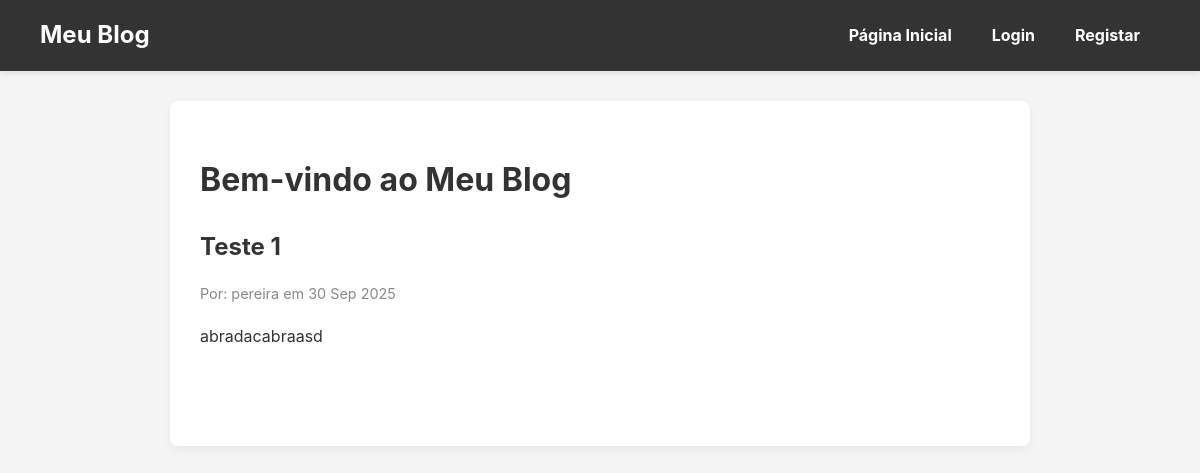
/, run on an earlier commit of the app's database.
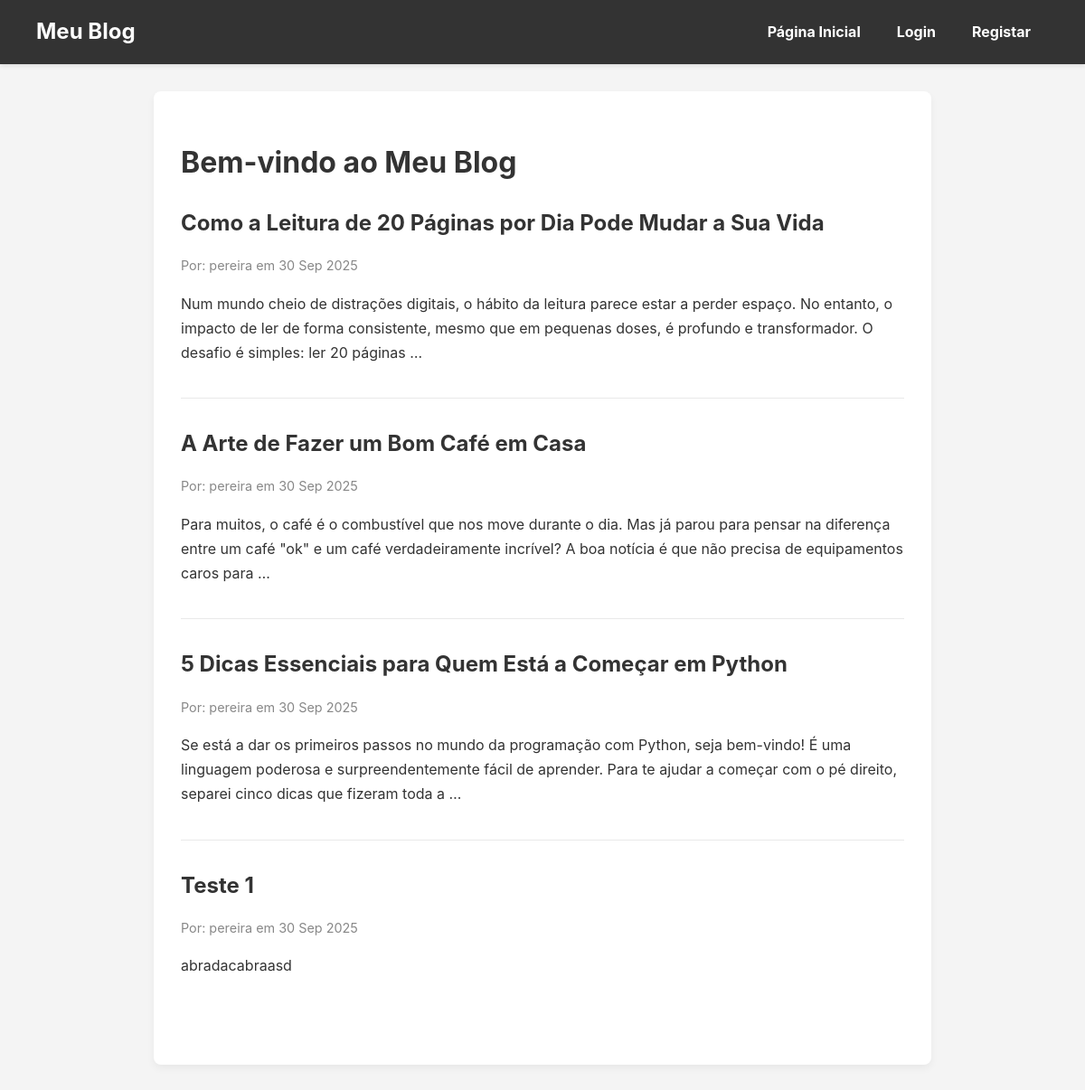
And on a later commit of the database.
### posts/models.py (models this page shows, shortened)
class Post(models.Model):
    title = models.CharField(max_length=250)
    content = models.TextField()
    author = models.ForeignKey(User, on_delete=models.CASCADE)
    created_at = models.DateTimeField(auto_now_add=True)

### posts/views.py (the view)
# urls.py: path('', views.post_list, name='post_list'),
def post_list(request):
    posts_list = Post.objects.all().order_by("-created_at")
    context = {
        "posts": posts_list,
    }
    return render(request, "posts/post_list.html", context)

### posts/templates/posts/post_list.html (shortened to what this page needs)
{% extends 'posts/base.html' %}
{% block content %}
    <h1>Bem-vindo ao Meu Blog</h1>
    {% for post in posts %}
        <div class="post-preview">
            <h2><a href="{% url 'post_detail' pk=post.pk %}">{{ post.title }}</a></h2>
            <p class="post-meta">Por: {{ post.author.username }} em {{ post.created_at|date:"d M Y" }}</p>
            <p>{{ post.content|truncatewords:40 }}</p>
        </div>
    {% endfor %}
{% endblock %}

### posts/templates/posts/base.html (shortened to what this page needs)
{% load static %}
<!DOCTYPE html>
<html lang="pt">
<head>
    <link rel="stylesheet" href="https://cdnjs.cloudflare.com/ajax/libs/font-awesome/6.5.2/css/all.min.css"/>
    <link rel="stylesheet" href="{% static 'posts/css/style.css' %}">
</head>
<body>
<header>
    <nav class="navbar">
        <div class="logo">
            <a href="{% url 'post_list' %}">Meu Blog</a>
        </div>
        <ul class="nav-links">
            <li><a href="{% url 'post_list' %}">Página Inicial</a></li>
            {% if user.is_authenticated %}
                <li><a href="#">Sobre</a></li>
                <li><a href="#">Contato</a></li>
                <li>
                    <form action="{% url 'logout' %}" method="post" style="display: inline;">
                        {% csrf_token %}
                        <button type="submit" style="background:none; border:none; color:white; font-weight:bold; cursor:pointer; font-size: 1em; font-family: inherit;">
                            Logout ({{ user.username }})
                        </button>
                    </form>
                </li>
            {% else %}
                <li><a href="{% url 'login' %}">Login</a></li>
                <li><a href="{% url 'signup' %}">Registar</a></li>
            {% endif %}
        </ul>
    </nav>
</header>
<main class="container">
    {% block content %}
    {% endblock %}
</main>
</body>
</html>

### posts/static/posts/css/style.css (style rules this page uses)
:root { --primary-color: #007BFF; --dark-color: #333; --light-color: #f4f4f4; --background-color: #fff; --font-family: -apple-system, BlinkMacSystemFont, "Segoe UI", Roboto, "Helvetica Neue", Arial, sans-serif; }
body { font-family: var(--font-family); line-height: 1.7; margin: 0; background-color: var(--light-color); color: var(--dark-color); }
h1, h2 { color: var(--dark-color); margin-bottom: 0.5em; }
a { text-decoration: none; color: var(--primary-color); transition: color 0.2s ease-in-out; }
.navbar { display: flex; justify-content: space-between; align-items: center; background-color: var(--dark-color); padding: 0 40px; min-height: 60px; box-shadow: 0 2px 5px rgba(0,0,0,0.1); }
.navbar .logo a { color: white; font-size: 1.5em; font-weight: bold; }
.nav-links { list-style: none; display: flex; margin: 0; padding: 0; }
.nav-links li a, .nav-links button { color: white; font-weight: bold; text-decoration: none; padding: 22px 20px; display: block; transition: background-color 0.2s ease-in-out; }
.container { max-width: 800px; margin: 30px auto; padding: 30px; background-color: var(--background-color); border-radius: 8px; box-shadow: 0 4px 8px rgba(0,0,0,0.05); }
.post-preview { border-bottom: 1px solid #e9e9e9; padding-bottom: 20px; margin-bottom: 30px; }
.post-preview:last-child { border-bottom: none; }
.post-preview h2 a { color: var(--dark-color); }
.post-meta { color: #888; font-size: 0.9em; margin-bottom: 10px; }

What changed in the data, as far as the page shows it:
added Post: title "Como a Leitura de 20 Páginas por Dia Pode Mudar a Sua Vida", author.username "pereira", created_at "30 Sep 2025", content "Num mundo cheio de distrações digitais, o hábito da leitura parece estar a perder espaço. No entanto, o impacto de ler de forma consistente, mesmo que em pequenas doses, é profundo e transformador. O desafio é simples: ler 20 páginas …"
added Post: title "A Arte de Fazer um Bom Café em Casa", author.username "pereira", created_at "30 Sep 2025", content "Para muitos, o café é o combustível que nos move durante o dia. Mas já parou para pensar na diferença entre um café \"ok\" e um café verdadeiramente incrível? A boa notícia é que não precisa de equipamentos caros para …"
added Post: title "5 Dicas Essenciais para Quem Está a Começar em Python", author.username "pereira", created_at "30 Sep 2025", content "Se está a dar os primeiros passos no mundo da programação com Python, seja bem-vindo! É uma linguagem poderosa e surpreendentemente fácil de aprender. Para te ajudar a começar com o pé direito, separei cinco dicas que fizeram toda a …"
